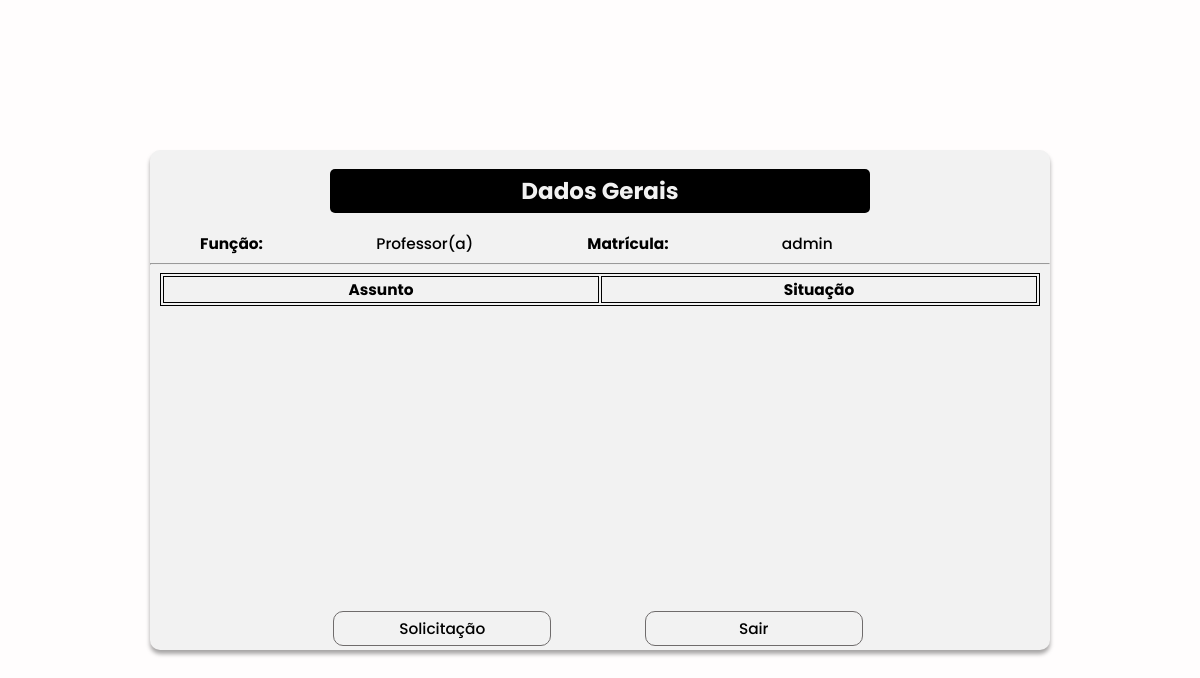
/professor/ (signed in), run on an earlier commit of the app's database.
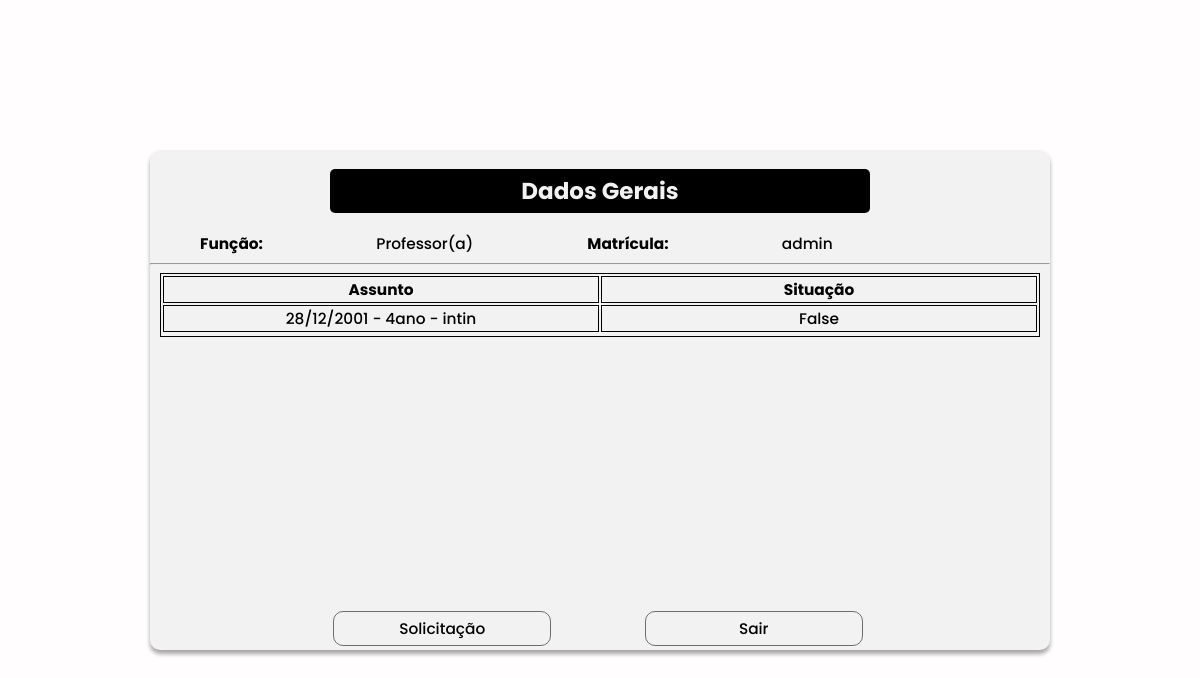
And on a later commit of the database.
### reifeicao/models.py (models this page shows)
class Form(models.Model):
    TIPO = (
        (0, 'Jantar'),
        (1, 'Almoço'),
    )
    professor = models.CharField(max_length=50)
    curso = models.CharField(max_length=50)
    turma = models.CharField(max_length=50)
    data = models.CharField(max_length=50)
    tipo_de_refeicao = models.IntegerField(choices=TIPO)
    status = models.BooleanField()
    alunos = models.ManyToManyField(Aluno, related_name='forms')

### reifeicao/views.py (the view)
# urls.py: path('professor/', views.FormProfDetailView.as_view(), name='request-teacher'),
class FormProfDetailView(ListView):
    model = models.Form
    template_name = 'teacher.html'

### templates/teacher.html (shortened to what this page needs)
{% load widget_tweaks %}
<!DOCTYPE html>
<html lang="pt-br">
<head>
    {% load static %}
    <link rel="stylesheet" type="text/css" href= "{% static "css/style.css" %}"/>
</head>
<body>
    <div class="container">
        <div class="box_cp">
            <h2>Dados Gerais</h2>
            <div class="table_dados">
                <b>
                    <label>Função:</label>
                </b>
                <label>Professor(a)</label>
                <b>
                    <label>Matrícula:</label>
                </b>
                <label>{{user.username}}</label>
                <br>
            </div>
            <hr>
            <div class="table_process">
                <table width='100%' border='1' bordercolor='#000000'>
                    <th>Assunto</th>
                    <th>Situação</th>
                    {% for resultados in object_list %}
                    <tr>
                        <td>{{resultados.data}} - {{resultados.turma}} - {{resultados.curso}}</td>
                        <td>{{resultados.status}}</td>
                    </tr>
                    {% endfor %}
                </table>
            </div>
            <div class="btn_exit">
                <a style="margin-top: -69px; margin-left: 60.5px; padding-right: 15%;" href="/request"> <input style="width: 218.06px;" type="submit" name="" value="Solicitação"></a>
                <a style="margin-top: -69px;" href= "{% url 'users-signout' %}"> <input style="width: 218.06px;" onclick="confirmExit()" type="submit" name="" value="Sair"></a>
            </div>
</body>
</html>

### static/css/style.css (style rules this page uses)
:root { font-size: 60%; }
.container { width: 100vw; height: 100vh; font: 500 1.6rem Poppins; background: #FFFDFD; display: flex; flex-direction: row; justify-content: center; align-items: center }
h2 { vertical-align: middle; text-align: center; }
.box h2, .box_cp h2 { background-color: #000000; color: #F2F2F2; border-radius: 5px; padding:5px; margin-left: 20%; margin-right: 20%; font-family: Poppins; justify-content: center; }
body { margin: 0px; font: 500 1.6rem Poppins; }
.login input[type=submit], .signin input[type=submit], .btn_exit input[type=submit] { background: #F2F2F2; font: 500 1.6rem Poppins; width: 230px; height: 35px; margin-left: 26.5%; border: 1px solid #6F6C6C; color: #000000; border-radius: 10px; margin-bottom: 10px; transition: 0.25; }
.box_cp { width: 900px; height: 500px; background: #F2F2F2; box-shadow: 0px 4px 4px rgba(0.50, 0.50, 0.50, 0.35); border-radius: 10px; }
.box_cp .btn_exit { display: flex; flex-direction: row; padding-right: 25px; margin-left: 10%; margin-right: 18%; }
.btn_exit { display: flex; flex-direction: row; padding-right: 25px; margin-left: 35%; margin-top: -5px; }
.table_dados label { margin-left: 50px; margin-right: 50px; padding-right: 10px; position: static; justify-items: center; align-items: center; }
input[type=submit], input[type=radio] { cursor: pointer; }
.btn_exit input[type=submit] { margin-left: 15%; }
.table_process { width: 880px; height: 332px; margin-bottom: 80px; padding-left: 10px; padding-right: 10px; overflow: auto; }
table { table-layout: fixed; text-align: center; }

What changed in the data, as far as the page shows it:
added Form: data "28/12/2001", turma "4ano", curso "intin", status "False"
